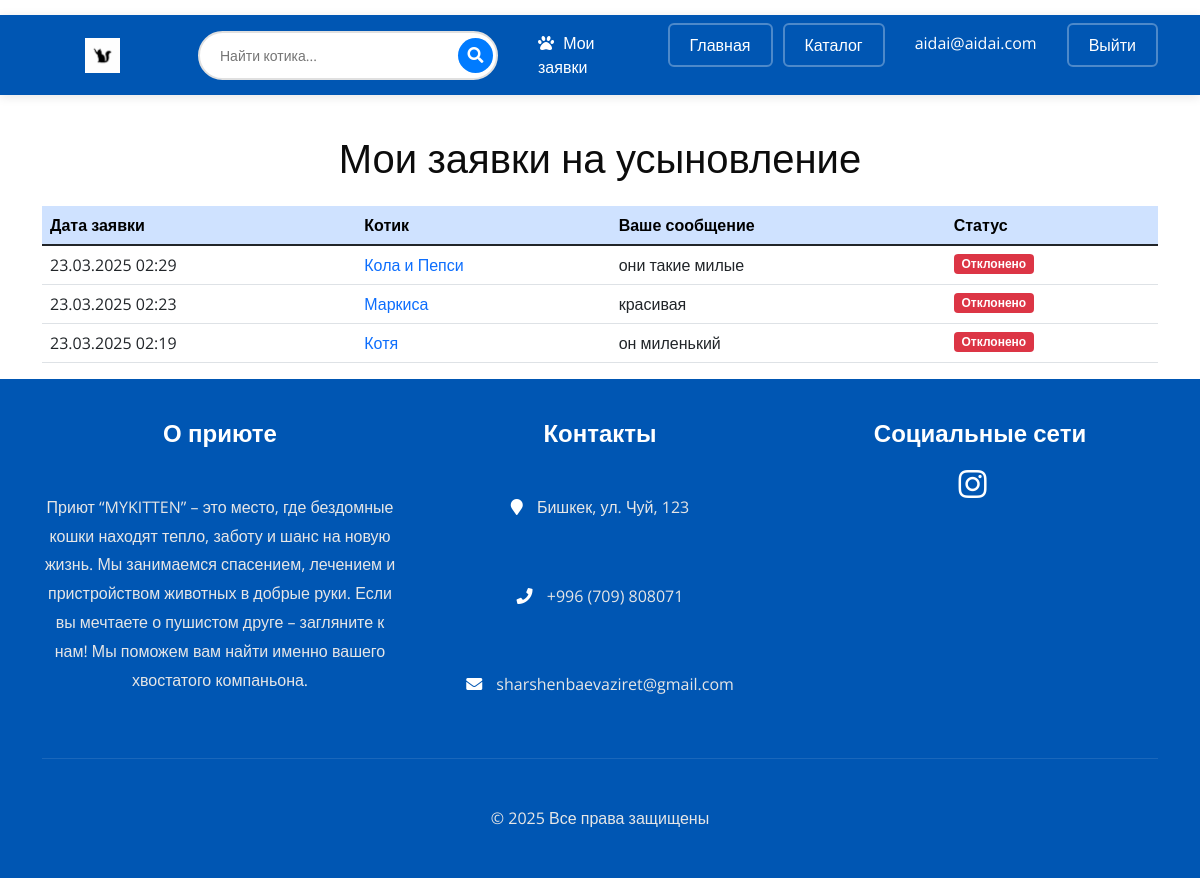
Page /my-adoption-requests/ (signed in) on the committed database.
### user/models.py (models this page shows, shortened)
class User(AbstractBaseUser, PermissionsMixin):
    email = models.EmailField(unique=True)
    phone_number = models.CharField(max_length=15, blank=True, null=True)
    is_verified = models.BooleanField(default=False)
    is_staff = models.BooleanField(default=False)
    is_superuser = models.BooleanField(default=False)
    is_active = models.BooleanField(default=True)
    USERNAME_FIELD = 'email'
    REQUIRED_FIELDS = []
    objects = CustomUserManager()

### main/models.py (models this page shows, shortened)
class AdoptionRequest(models.Model):
    user = models.ForeignKey(User, on_delete=models.CASCADE)
    cat = models.ForeignKey(Cat, on_delete=models.CASCADE)
    message = models.TextField()
    status = models.CharField(
        max_length=20,
        choices=[('pending', 'На рассмотрении'), ('approved', 'Одобрено'), ('rejected', 'Отказано')],
        default='pending'
    )
    created_at = models.DateTimeField(auto_now_add=True)

class Cat(models.Model):
    name = models.CharField('Имя', max_length=100)
    age = models.PositiveIntegerField('Возраст')
    breed = models.CharField('Порода', max_length=100, blank=True)
    color = models.CharField('Окрас', max_length=50)
    description = models.TextField('Описание')
    photo = models.ImageField('Фотография', upload_to='cats/', blank=True, null=True)
    health_status = models.TextField('Состояние здоровья')
    is_adopted = models.BooleanField('Усыновлен', default=False)

### main/views.py (the view)
# urls.py: path('my-adoption-requests/', views.my_adoption_requests, name='my_adoption_requests'),
@login_required
def my_adoption_requests(request):
    requests = AdoptionRequest.objects.filter(
        user=request.user
    ).order_by('-created_at')
    return render(request, 'main/my_adoption_requests.html', {'requests': requests})

### main/templates/main/my_adoption_requests.html (shortened to what this page needs)
{% extends 'base.html' %}
{% block content %}
<div class="container mt-4">
    <h1 class="text-center mb-4">Мои заявки на усыновление</h1>
    <div class="table-responsive">
        <table class="table table-hover">
            <thead class="table-primary">
                <tr>
                    <th>Дата заявки</th>
                    <th>Котик</th>
                    <th>Ваше сообщение</th>
                    <th>Статус</th>
                </tr>
            </thead>
            <tbody>
                {% for request in requests %}
                <tr>
                    <td>{{ request.created_at|date:"d.m.Y H:i" }}</td>
                    <td>
                        <a href="{% url 'cat_detail' request.cat.id %}">
                            {{ request.cat.name }}
                        </a>
                    </td>
                    <td>{{ request.message }}</td>
                    <td>
                        <span class="badge {% if request.status == 'pending' %}bg-warning
                            {% elif request.status == 'approved' %}bg-success
                            {% elif request.status == 'rejected' %}bg-danger
                            {% endif %}">
                            {% if request.status == 'pending' %}На рассмотрении
                            {% elif request.status == 'approved' %}Одобрено
                            {% elif request.status == 'rejected' %}Отклонено
                            {% endif %}
                        </span>
                    </td>
                </tr>
                {% endfor %}
            </tbody>
        </table>
    </div>
</div>
{% endblock %}

### main/templates/base.html (shortened to what this page needs)
{% load static %}
<html lang="ru">
<head>
    <link href="https://cdn.jsdelivr.net/npm/bootstrap@5.1.3/dist/css/bootstrap.min.css" rel="stylesheet">
    <link rel="stylesheet" href="https://cdnjs.cloudflare.com/ajax/libs/font-awesome/5.15.4/css/all.min.css">
    <link rel="stylesheet" href="{% static 'css/style.css' %}">
</head>
<body>
<header class="header_section">
    <nav class="navbar navbar-expand-lg navbar-dark" style="background-color: #0056b3; box-shadow: 0 2px 10px rgba(0,0,0,0.1);">
        <div class="container">
            <div class="d-flex align-items-center" style="gap: 20px;">
                <a class="navbar-brand" href="{% url 'index' %}">
                    <img src="{% static 'images/slider.jpg' %}" alt="Logo 2" style="height: 35px; width: 120px; object-fit: contain;">
                </a>
            </div>
            <div class="collapse navbar-collapse" id="navbarNav">
               <form action="{% url 'cat_catalog' %}" method="GET" class="search-form">
                    <div class="search-box">
                        <input type="text"
                               name="q"
                               class="search-input"
                               placeholder="Найти котика..."
                               autocomplete="off">
                        <button type="submit" class="search-button">
                            <i class="fas fa-search"></i>
                        </button>
                    </div>
                </form>
                <ul class="navbar-nav ms-auto" style="gap: 10px;">
                    {% if user.is_authenticated %}
                        <li class="nav-item">
                            <a class="nav-link" href="{% url 'my_adoption_requests' %}" style="color: #ffffff; transition: all 0.3s ease; padding: 8px 15px; border-radius: 20px; margin: 0 5px;">
                                <i class="fas fa-paw" style="margin-right: 5px;"></i>
                                Мои заявки
                            </a>
                        </li>
                    {% endif %}
                <li class="nav-item">
                    <a class="nav-link" href="{% url 'index' %}" style="color: #fff; font-weight: 500; padding: 8px 20px; border: 2px solid rgba(255,255,255,0.3); border-radius: 6px; transition: all 0.3s ease;">Главная</a>
                </li>
                <li class="nav-item">
                    <a class="nav-link" href="{% url 'cat_catalog'  %}" style="color: #fff; font-weight: 500; padding: 8px 20px; border: 2px solid rgba(255,255,255,0.3); border-radius: 6px; transition: all 0.3s ease;">Каталог</a>
                </li>
                {% if user.is_authenticated %}
                <li class="nav-item">
                    <span class="nav-link" style="color: #fff; padding: 8px 20px;">{{ user.email }}</span>
                </li>
                <li class="nav-item">
                    <a class="nav-link" href="{% url 'user_logout' %}" style="color: #fff; font-weight: 500; padding: 8px 20px; border: 2px solid rgba(255,255,255,0.3); border-radius: 6px; transition: all 0.3s ease;">Выйти</a>
                </li>
                {% else %}
                <li class="nav-item">
                    <a class="nav-link" href="{% url 'user_register' %}" style="color: #fff; font-weight: 500; padding: 8px 20px; border: 2px solid rgba(255,255,255,0.3); border-radius: 6px; transition: all 0.3s ease;">Регистрация</a>
                </li>
                {% endif %}
                 </ul>
            </div>
        </div>
    </nav>
</header>
    {% block content %}{% endblock %}
    <footer class="footer_section">
        <div class="container">
            <div class="row">
                <div class="col-md-4">
                    <div class="footer_detail">
                        <h4>О приюте</h4>
                        <p>Приют “MYKITTEN” – это место, где бездомные кошки находят тепло, заботу и шанс на новую жизнь. Мы занимаемся спасением, лечением и пристройством животных в добрые руки. Если вы мечтаете о пушистом друге – загляните к нам! Мы поможем вам найти именно вашего хвостатого компаньона.</p>
                    </div>
                </div>
                <div class="col-md-4">
                    <div class="footer_contact">
                        <h4>Контакты</h4>
                        <div class="contact_link_box">
                            <p><i class="fa fa-map-marker"></i> Бишкек, ул. Чуй, 123</p>
                            <p><i class="fa fa-phone"></i> +996 (709) 808071</p>
                            <p><i class="fa fa-envelope"></i> sharshenbaevaziret@gmail.com</p>
                        </div>
                    </div>
                </div>
                <div class="col-md-4">
                    <div class="footer_social">
                        <h4>Социальные сети</h4>
                        <div class="social-links">
                            <a href="https://www.instagram.com/_aziretj?igsh=YmlpOGRnZGVwbTJt&utm_source=qr">
                                <i class="fab fa-instagram" style="font-size: 2rem; color: #333;"></i>
                            </a>
                        </div>
                    </div>
                </div>
            </div>
            <div class="footer-info text-center mt-4">
                <p>&copy; <span id="currentYear"></span> Все права защищены</p>
            </div>
        </div>
    </footer>
</body>
</html>

### static/css/style.css (style rules this page uses)
body { font-family: "Open Sans", sans-serif; color: #0c0c0c; background-color: #ffffff; overflow-x: hidden; }
a, a:hover, a:focus { text-decoration: none; }
.header_section { padding: 15px 0; }
.footer_section { position: relative; background-color: #ffffff; text-align: center; }
.footer_section p { color: #00204a; padding: 25px 0; margin: 0; }

### main/templates/base.html (style rules this page uses)
.search-form { max-width: 400px; margin: 0 15px; }
.search-form { margin: 0 20px; }
.search-box { position: relative; display: flex; align-items: center; width: 300px; }
.search-input { width: 100%; padding: 12px 45px 12px 20px; border: 2px solid #e0e0e0; border-radius: 25px; font-size: 14px; outline: none; transition: all 0.3s ease; }
.search-button { position: absolute; right: 5px; height: 35px; width: 35px; border: none; background: #007bff; color: white; border-radius: 50%; display: flex; align-items: center; justify-content: center; cursor: pointer; transition: all 0.3s ease; }
.footer_section { background-color: #0056b3; color: #ffffff; padding: 40px 0 20px 0; }
.footer_section h4 { color: #ffffff; margin-bottom: 20px; font-weight: 600; }
.footer_section p { color: #e6e6e6; line-height: 1.8; }
.contact_link_box p { margin-bottom: 10px; }
.contact_link_box i { margin-right: 10px; color: #ffffff; }
.footer_social .social-links a { display: inline-block; margin-right: 15px; transition: transform 0.3s ease; }
.footer_social .fab { color: #ffffff !important; }
.footer-info { border-top: 1px solid rgba(255,255,255,0.1); padding-top: 20px; margin-top: 30px; }
.footer-info p { color: #e6e6e6; margin: 0; }

### rows in the picture
User: email "aidai@aidai.com"
AdoptionRequest: created_at "23.03.2025 02:29", cat.name "Кола и Пепси", message "они такие милые", status "Отклонено"
AdoptionRequest: created_at "23.03.2025 02:23", cat.name "Маркиса", message "красивая", status "Отклонено"
AdoptionRequest: created_at "23.03.2025 02:19", cat.name "Котя", message "он миленький", status "Отклонено"
